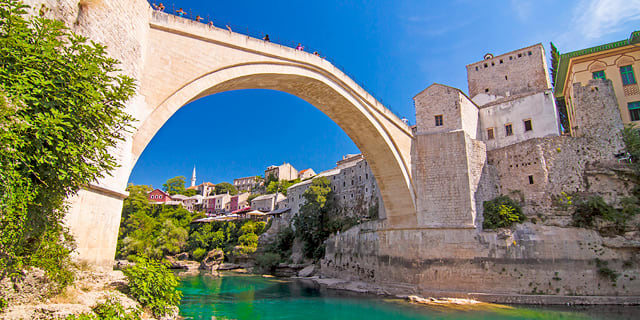
#> input picture Week-6-Python/extra/bridge.bmp, 640 x 320 px
$ python blur.py
#> lines starting #> are read from the running program, lines starting #| are printed output that depends on the picture
from PIL import Image, ImageFilter

before = Image.open("bridge.bmp")
#> before is the input picture: PIL image 640x320 RGB; mean R, G, B 120.8, 132.1, 125.1
after = before.filter(ImageFilter.BoxBlur(1))
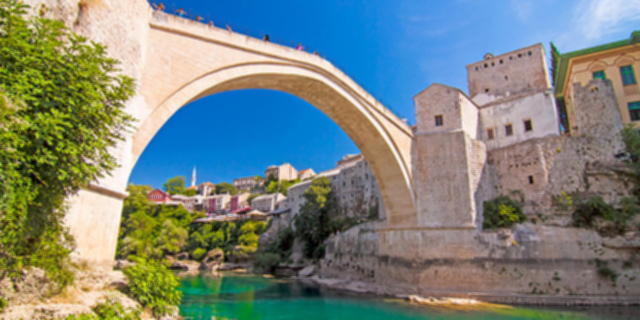
#> after: PIL image 640x320 RGB; mean R, G, B 120.8, 132.1, 125.1
after.save("out_blur.bmp")
